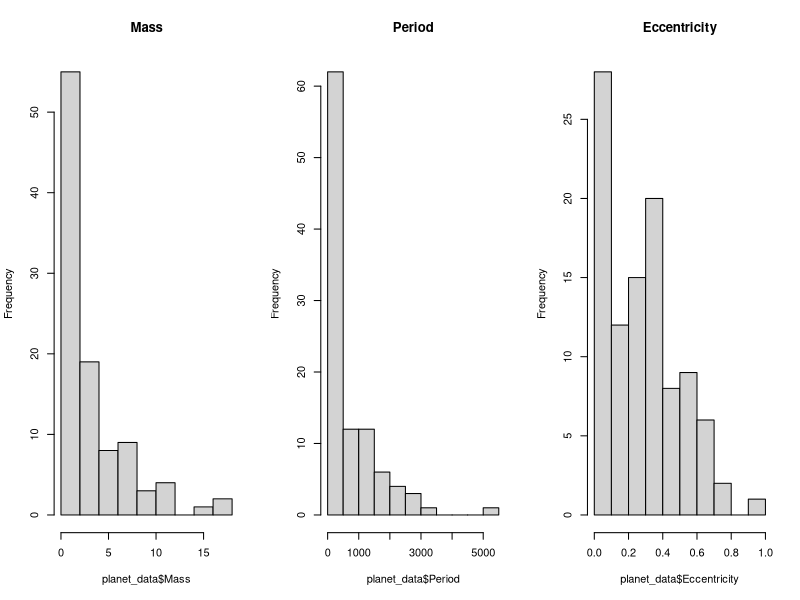
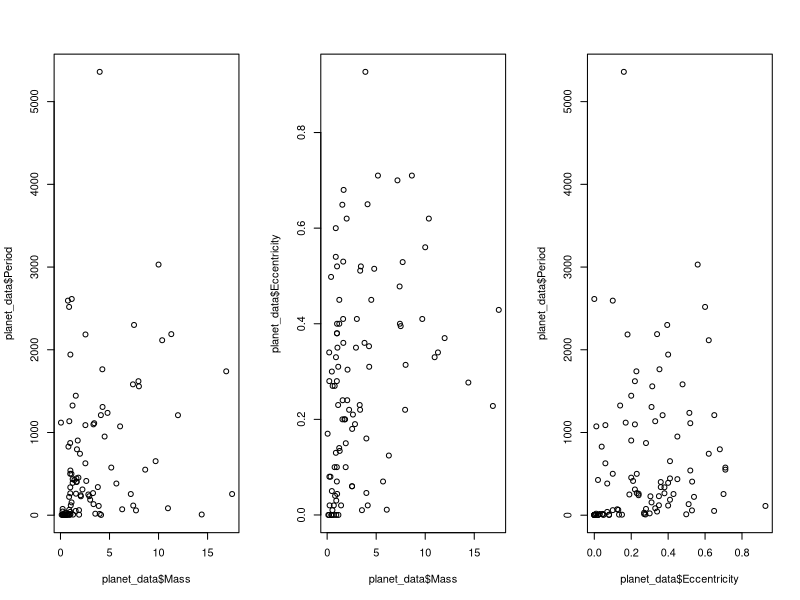
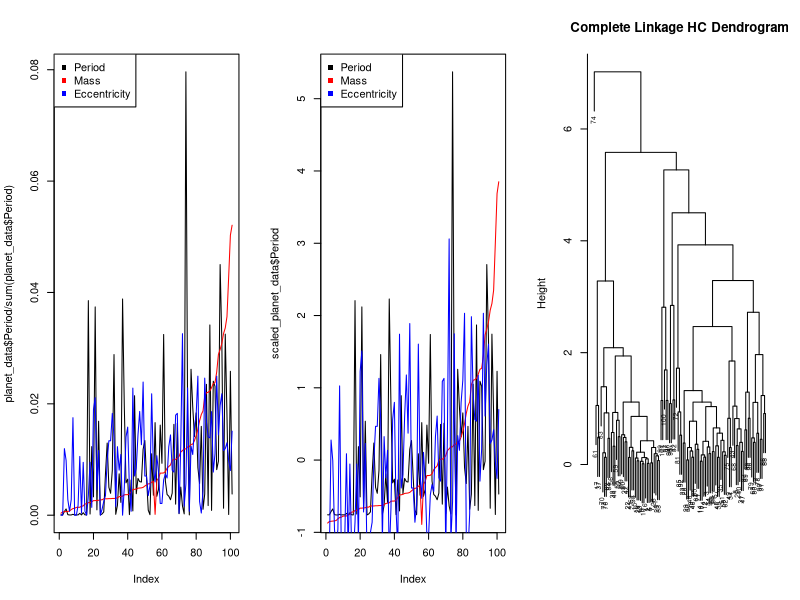
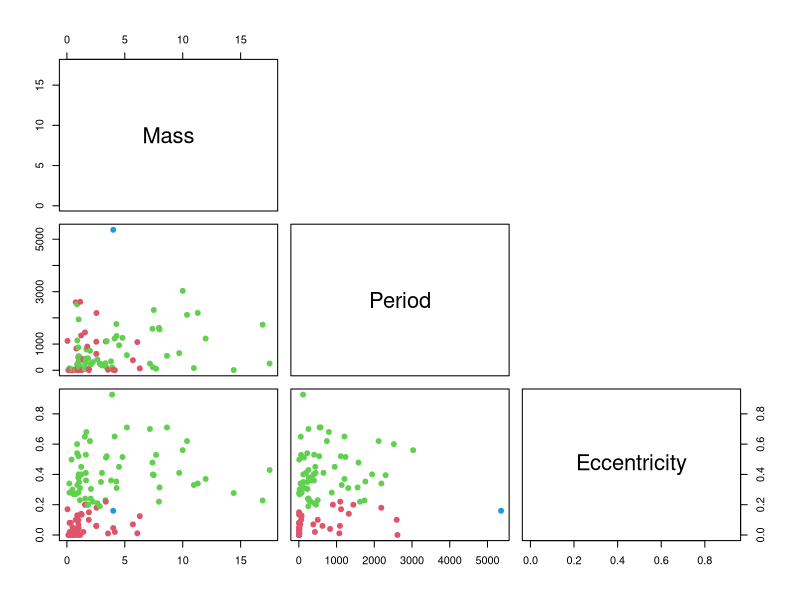
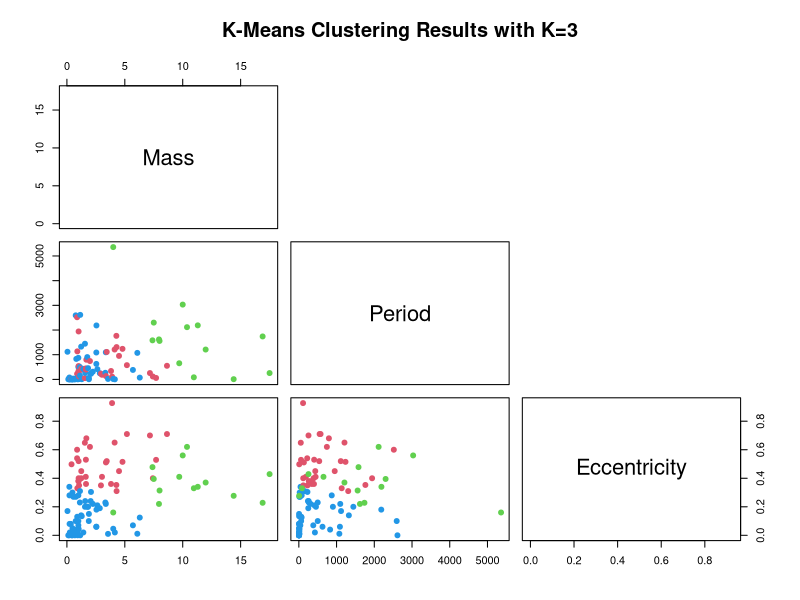

Generate these figures, in order, with R:

# Read in planet data from planet.csv
planet_data <- read.csv("planet.csv")

# Number of observations and features
nrow(planet_data)
ncol(planet_data)

# The standard deviation of planet data features can be large and vary greatly
sd(planet_data$Period)
# Range via visual inspection of values is also quite different.
max(planet_data$Mass) - min(planet_data$Mass)
max(planet_data$Period) - min(planet_data$Period)
max(planet_data$Eccentricity) - min(planet_data$Eccentricity)
# As such I decided it would be a good idea to standardize the variables

# Univariate distributions
par(mfrow=c(1,3))
hist(planet_data$Mass, main="Mass")
hist(planet_data$Period, main="Period")
hist(planet_data$Eccentricity, main="Eccentricity")

# Bivariate relations
cor(planet_data)
plot(planet_data$Mass, planet_data$Period)
plot(planet_data$Mass, planet_data$Eccentricity)
plot(planet_data$Eccentricity, planet_data$Period)

# Variable index of normalized planet data
plot(planet_data$Period/sum(planet_data$Period), type="l")
lines(planet_data$Mass/sum(planet_data$Mass), col="red")
lines(planet_data$Eccentricity/sum(planet_data$Eccentricity), col = "blue")
legend("topleft",legend=c("Period","Mass","Eccentricity"),
       pch=15, col=c("black", "red","blue"))

# Variable index of scaled planet data
scaled_planet_data <- data.frame(scale(planet_data))
plot(scaled_planet_data$Period, type="l")
lines(scaled_planet_data$Mass, col="red")
lines(scaled_planet_data$Eccentricity, col = "blue")
legend("topleft",legend=c("Period","Mass","Eccentricity"),
       pch=15, col=c("black", "red","blue"))

# Hierarchical clustering of scaled planet data using metric (euclidean) distance
# and complete link
hc.complete <- hclust(dist(scaled_planet_data), method = "complete")
plot(hc.complete, main = "Complete Linkage HC Dendrogram", 
     xlab = "", sub = "", cex = 0.6)

# Get cluster assignments of all observations
three_cut <- cutree(hc.complete, k = 3)

# Find cluster-specific means by selecting rows matching cutree results
clust1 <- planet_data[which(three_cut == 1),]
# Then applying mean function over columns to figure out feature means
clust1_means <- apply(clust1, 2, mean)

# Repeat for cluster 2 and cluster 3 observations respectively
clust2 <- planet_data[which(three_cut == 2),]
clust2_means <- apply(clust2, 2, mean)

clust3 <- planet_data[which(three_cut == 3),]
clust3_means <- apply(clust3, 2, mean)

# Show pairwise plot of original planet data with colors based off of cutree results
# to indicate which observation is in which cluster
pairs(planet_data, pch=19, col=(three_cut+1), upper.panel = NULL)

# Repeat the process but with K-means where K = 3
km.out <- kmeans(scaled_planet_data, 3, nstart = 20)
# Print out the centers values to get cluster-specific means
km.out$centers

# Display pairwise plot of original planet data with 
# colors based off of K-means cluster assignments
plot(planet_data, col = (km.out$cluster + 1), 
     main = "K-Means Clustering Results with K=3", 
     pch = 19, cex = 1, upper.panel = NULL)
